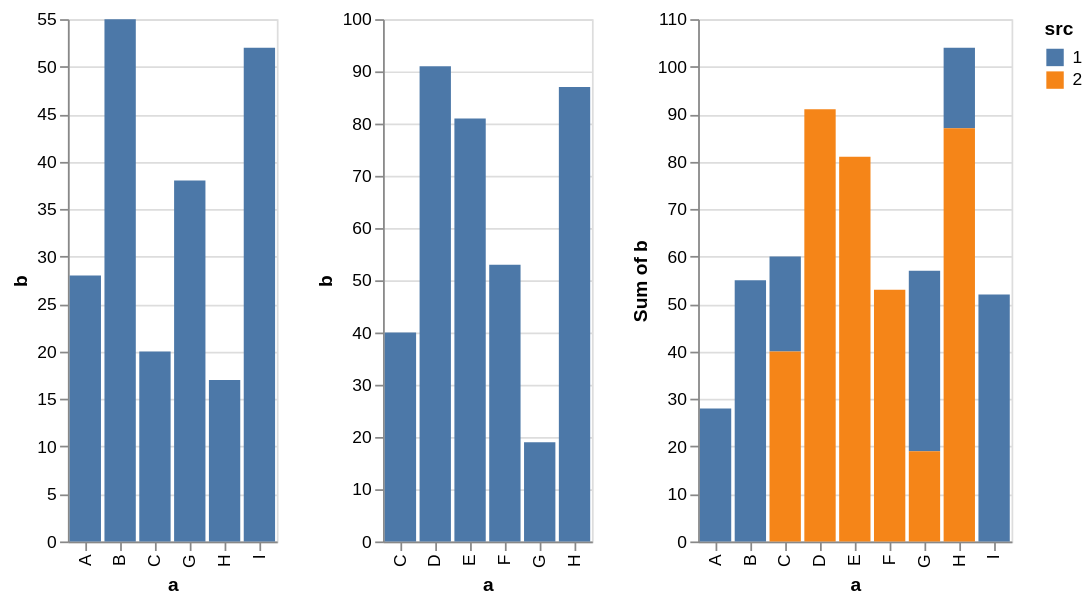

Source (Vega-Lite JSON):
### Vega-Lite specification from a JSON file in a GitHub repository (floating-point values rounded to 4 significant figures)
{"$schema": "https://vega.github.io/schema/vega-lite/v2.json", "hconcat": [{"description": "A simple bar chart with embedded data.", "data": {"values": [{"a": "A", "b": 28}, {"a": "B", "b": 55}, {"a": "C", "b": 20}, {"a": "G", "b": 38}, {"a": "H", "b": 17}, {"a": "I", "b": 52}]}, "mark": "bar", "encoding": {"x": {"field": "a", "type": "ordinal"}, "y": {"field": "b", "type": "quantitative"}}}, {"description": "A simple bar chart with embedded data.", "data": {"values": [{"a": "C", "b": 40}, {"a": "D", "b": 91}, {"a": "E", "b": 81}, {"a": "F", "b": 53}, {"a": "G", "b": 19}, {"a": "H", "b": 87}]}, "mark": "bar", "encoding": {"x": {"field": "a", "type": "ordinal"}, "y": {"field": "b", "type": "quantitative"}}}, {"description": "A simple bar chart with embedded data.", "data": {"values": [{"a": "A", "b": 28, "src": 1}, {"a": "B", "b": 55, "src": 1}, {"a": "C", "b": 20, "src": 1}, {"a": "G", "b": 38, "src": 1}, {"a": "H", "b": 17, "src": 1}, {"a": "I", "b": 52, "src": 1}, {"a": "C", "b": 40, "src": 2}, {"a": "D", "b": 91, "src": 2}, {"a": "E", "b": 81, "src": 2}, {"a": "F", "b": 53, "src": 2}, {"a": "G", "b": 19, "src": 2}, {"a": "H", "b": 87, "src": 2}]}, "mark": "bar", "encoding": {"x": {"field": "a", "type": "ordinal"}, "y": {"aggregate": "sum", "field": "b", "type": "quantitative"}, "color": {"field": "src", "type": "nominal"}}}]}
